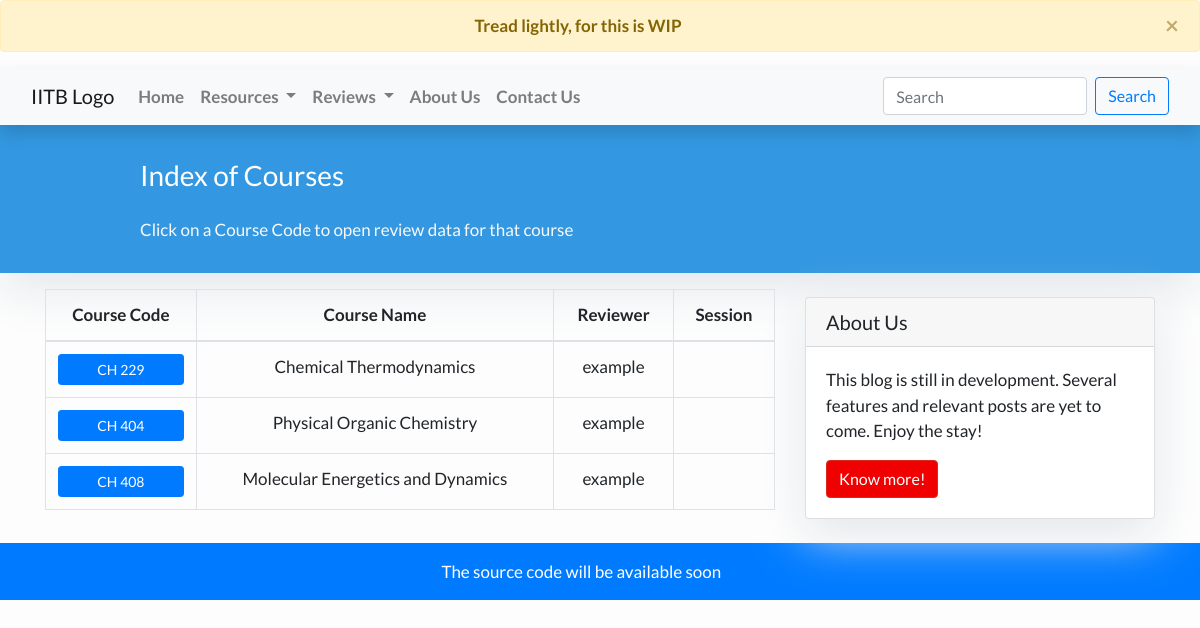
The app's page /coursereview/, older data.
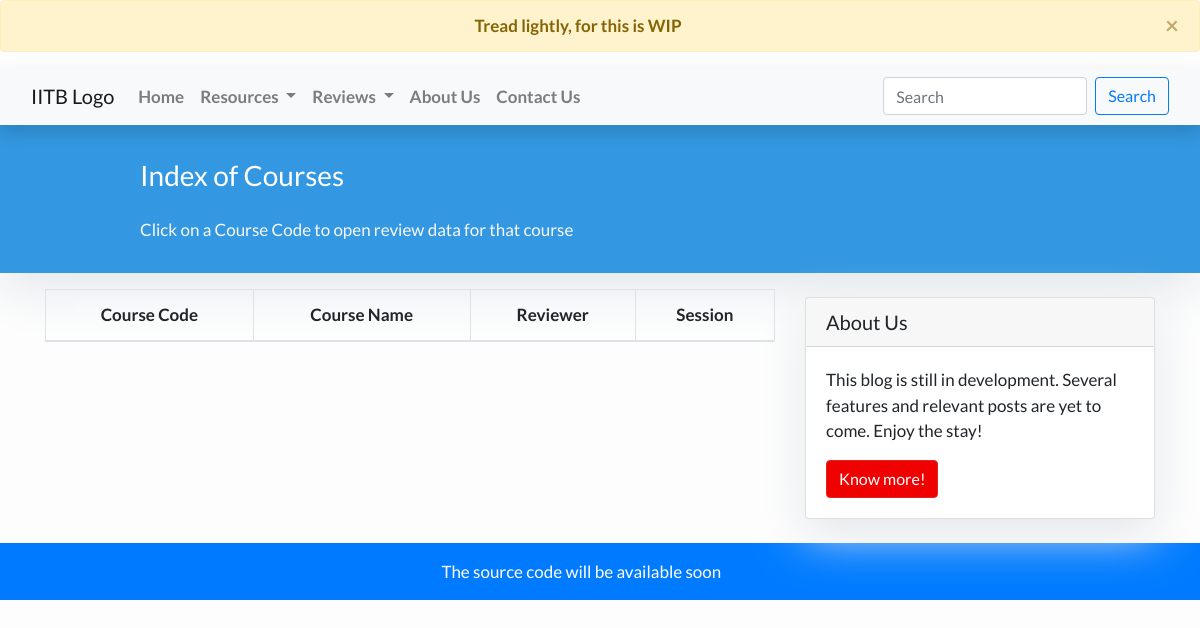
The same page, newer data.
### feed/models.py (models this page shows, shortened)
class CourseReviewData(models.Model):
    course = models.ForeignKey('Course', on_delete=models.CASCADE)
    submitter = models.CharField(max_length=150, blank=True, null=True)
    submitter_email = models.EmailField()
    course_instructor = models.CharField(max_length=150)
    session = models.CharField(max_length=20)
    grade_awarded = models.CharField(max_length=2)
    course_difficulty = models.CharField(max_length=20)
    pre_requisites = models.CharField(max_length=150)
    assesments_methods = models.TextField()
    topics_covered = models.TextField()
    weightage = models.TextField()
    lecture_lab_review = models.TextField()
    exam_review = models.TextField()
    performance_tips = models.TextField()
    references = models.TextField()
    slug = models.SlugField(max_length=200, unique=True)
    attendance_policy = models.CharField(
        max_length=150, default="80% attendace is required officially")

class Course(models.Model):
    FIRST = 1
    SECOND = 2
    THIRD = 3
    FOURTH = 4
    FIFTH = 5
    SIXTH = 6
    SEVENTH = 7
    EIGHTH = 8
    ELECTIVE = 0
    SEMESTER = (
        (FIRST, 'First Semester'),
        (SECOND, 'Second Semester'),
        (THIRD, 'Third Semester'),
        (FOURTH, 'Fourth Semester'),
        (FIFTH, 'Fifth Semester'),
        (SIXTH, 'Sixth Semester'),
        (SEVENTH, 'Seventh Semester'),
        (EIGHTH, 'Eighth Semester'),
        (ELECTIVE, 'Department Electives'),
    )
    code = models.CharField(max_length=6)
    name = models.CharField(max_length=150)
    semester = models.IntegerField(choices=SEMESTER)

### feed/views.py (the view)
# urls.py: path('coursereview/', views.CourseReviewView.as_view(), name='coursereview_index'),
class CourseReviewView(generic.ListView):
    queryset = CourseReviewData.objects.order_by('-course')
    template_name = 'feed/coursereview_index.html'
    context_object_name = 'course_list'

### feed/templates/feed/coursereview_index.html (shortened to what this page needs)
{% extends "feed/base.html" %}
{% block content %}
<header class="masthead">
    <div class="container">
        <div class="row">
            <div class=" col-md-8 col-md-10 mx-auto">
                <div class="site-heading">
                    <h3 class=" site-heading my-4 mt-3 text-white"> Index of Courses </h3>
                    <p class="text-light">Click on a Course Code to open review data for that course &nbsp
                    </p>
                </div>
            </div>
        </div>
    </div>
</header>
<div class="container">
    <div class="row">
        <div class="col-md-8 mt-3 left">
            <table class="table table-bordered table-hover">
                <thead>
                  <tr>
                    <th scope="col" class="text-center">Course Code</th>
                    <th scope="col" class="text-center">Course Name</th>
                    <th scope="col" class="text-center">Reviewer</th>
                    <th scope="col" class="text-center">Session</th>
                  </tr>
                </thead>
                <tbody>
                    {% for course in course_list %}
                    <tr>
                    <td scope="row" class="text-center">
                        <a href="{% url 'coursereview' course.slug %}" class="btn btn-primary btn-sm btn-block">{{ course.course.code }}</a>
                    </td>
                    <td class="text-center">{{ course.course.name }}</td>
                    <td class="text-center">{{ course.submitter }}</td>
                    <td class="text-center">{{ course.session }}</td>
                    </tr>
                    {% endfor %}
                </tbody>
              </table>
        </div>
        {% block sidebar %} {% include 'feed/sidebar.html' %} {% endblock sidebar %}
    </div>
</div>
{%endblock%}

Row changes from the older to the newer data that the page shows:
removed CourseReviewData: course.code "CH 229", course.name "Chemical Thermodynamics", submitter "example"
removed CourseReviewData: course.code "CH 404", course.name "Physical Organic Chemistry", submitter "example"
removed CourseReviewData: course.code "CH 408", course.name "Molecular Energetics and Dynamics", submitter "example"
